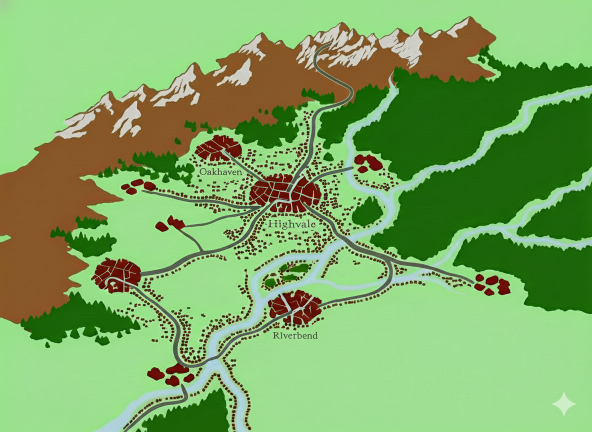
#> input picture src/mapas/GreenValley/terreno.png, 1184 x 864 px, found by its file name (shown at 1/2 size)
$ python quantize_terrain.py
#> lines starting #> are read from the running program, lines starting #| are printed output that depends on the picture
from PIL import Image
import numpy as np
import os

# Define a strict palette (RGB)
PALETTE = {
    "Plains": (144, 238, 144),       # Light Green
    "Forest": (0, 100, 0),           # Dark Green
    "City": (169, 169, 169),         # Medium Gray
    "River": (173, 216, 230),        # Light Blue
    "Mountains": (139, 69, 19),      # Brown
    "Swamp": (47, 79, 79),           # Dark Slate Gray
    "Desert": (255, 255, 128),       # Light Yellow
    "Snow": (255, 250, 250),         # White
    "Asphalt Road": (105, 105, 105), # Dark Gray
    "Dirt Road": (210, 180, 140)     # Light Brown
}

# Pre-calculate palette values for faster lookup
PALETTE_VALUES = list(PALETTE.values())
PALETTE_NP = np.array(PALETTE_VALUES)

def closest_color_vectorized(img_array):
    """
    Finds the closest color in the palette for each pixel in the image using numpy.
    """
    h, w, c = img_array.shape
    img_flat = img_array.reshape(-1, 3) # (H*W, 3)

    # Initialize implementation with infinity
    min_dists = np.full(img_flat.shape[0], np.inf)
    best_indices = np.zeros(img_flat.shape[0], dtype=int)

    for i, color in enumerate(PALETTE_VALUES):
        diff = img_flat - color
        dists = np.sum(diff**2, axis=1)

        mask = dists < min_dists
        min_dists[mask] = dists[mask]
        best_indices[mask] = i

    # Map indices back to colors
    result_flat = PALETTE_NP[best_indices]
    return result_flat.reshape(h, w, 3).astype(np.uint8)

def main():
    base_dir = 'src/mapas/GreenValley'
    input_path = os.path.join(base_dir, 'terreno.png')
    ref_map_path = os.path.join(base_dir, 'mapa.png')

    if not os.path.exists(input_path):
        print(f"Error: {input_path} not found.")
        return

    print(f"Processing {input_path}...")
    try:
        img = Image.open(input_path).convert("RGB")
#> img is the input picture: PIL image 1184x864 RGB; mean R, G, B 124.4, 168.8, 98.8

        # Check dimensions against mapa.png if it exists
        if os.path.exists(ref_map_path):
            with Image.open(ref_map_path) as ref_img:
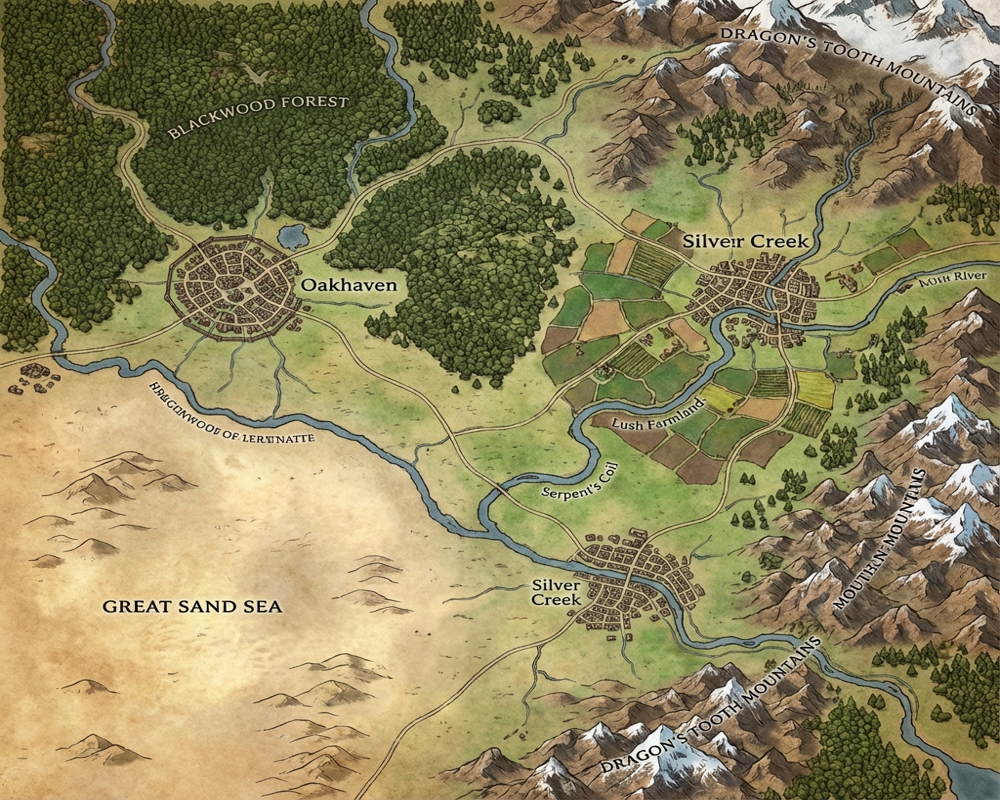
#> input picture src/mapas/SilverCreek/mapa.png, 1000 x 800 px, found by its file name
#> ref_img is the input picture: PIL image 1000x800 RGB; mean R, G, B 142.6, 133.3, 92.8
                target_size = ref_img.size
#> target_size = (1000, 800)

            if img.size != target_size:
                print(f"Resizing terrain mask from {img.size} to {target_size} to match mapa.png")
#| Resizing terrain mask from (1184, 864) to (1000, 800) to match mapa.png
                img = img.resize(target_size, Image.Resampling.NEAREST)
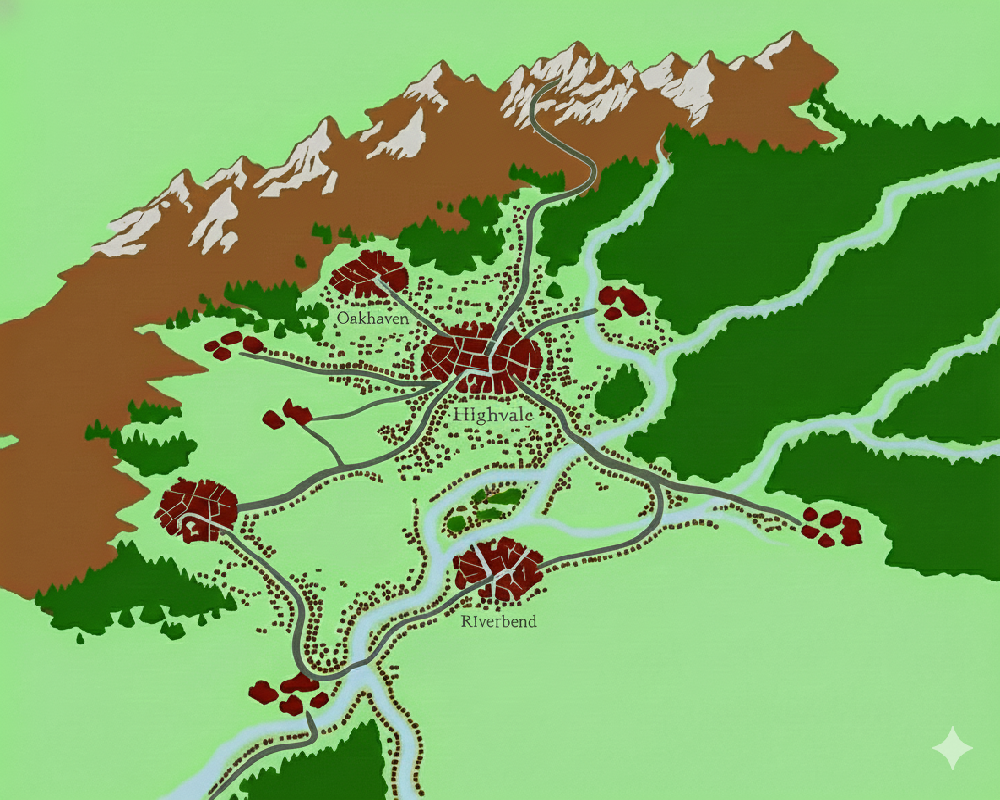
#> img: PIL image 1000x800 RGB; mean R, G, B 124.4, 168.7, 98.8

        img_array = np.array(img)

        # Quantize colors
        print("Quantizing colors...")
        new_img_array = closest_color_vectorized(img_array)
#> in closest_color_vectorized, `return result_flat.reshape(h, w, 3).astype(np.uint8)`:
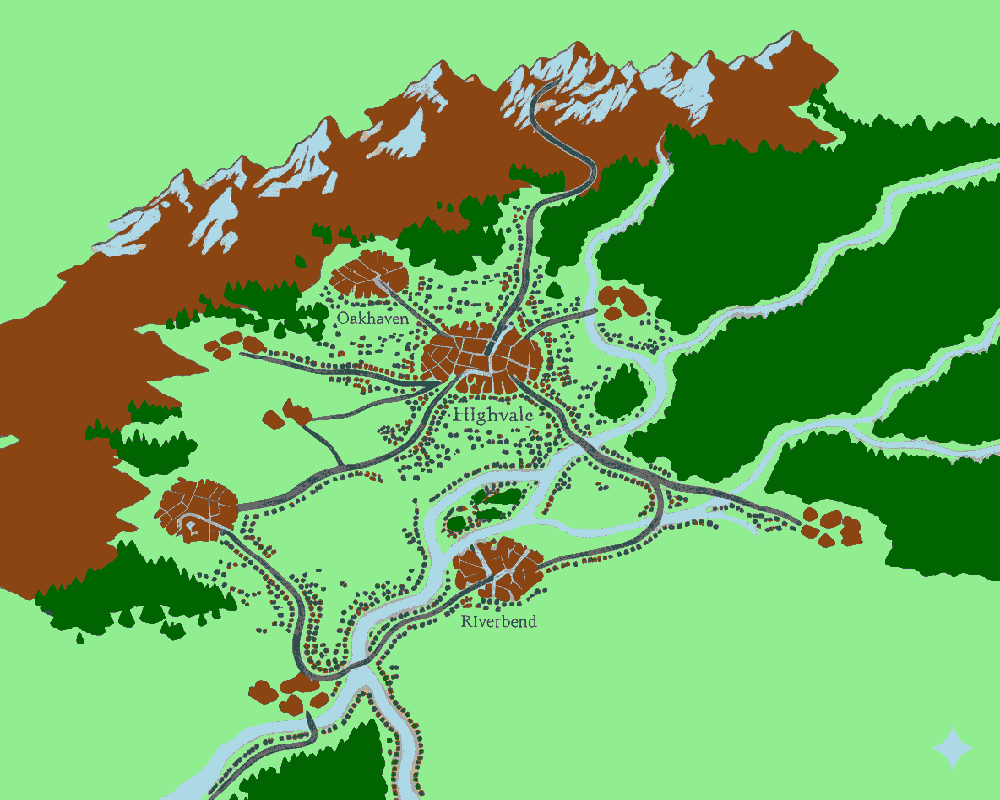
#> returned value: shape (800, 1000, 3); mean of channels 0, 1, 2 113.3, 175.5, 97.7; drawn as R, G, B

        new_img = Image.fromarray(new_img_array)
        new_img.save(input_path)
        print("Quantization complete.")

    except Exception as e:
        print(f"An error occurred: {e}")

if __name__ == "__main__":
    main()
